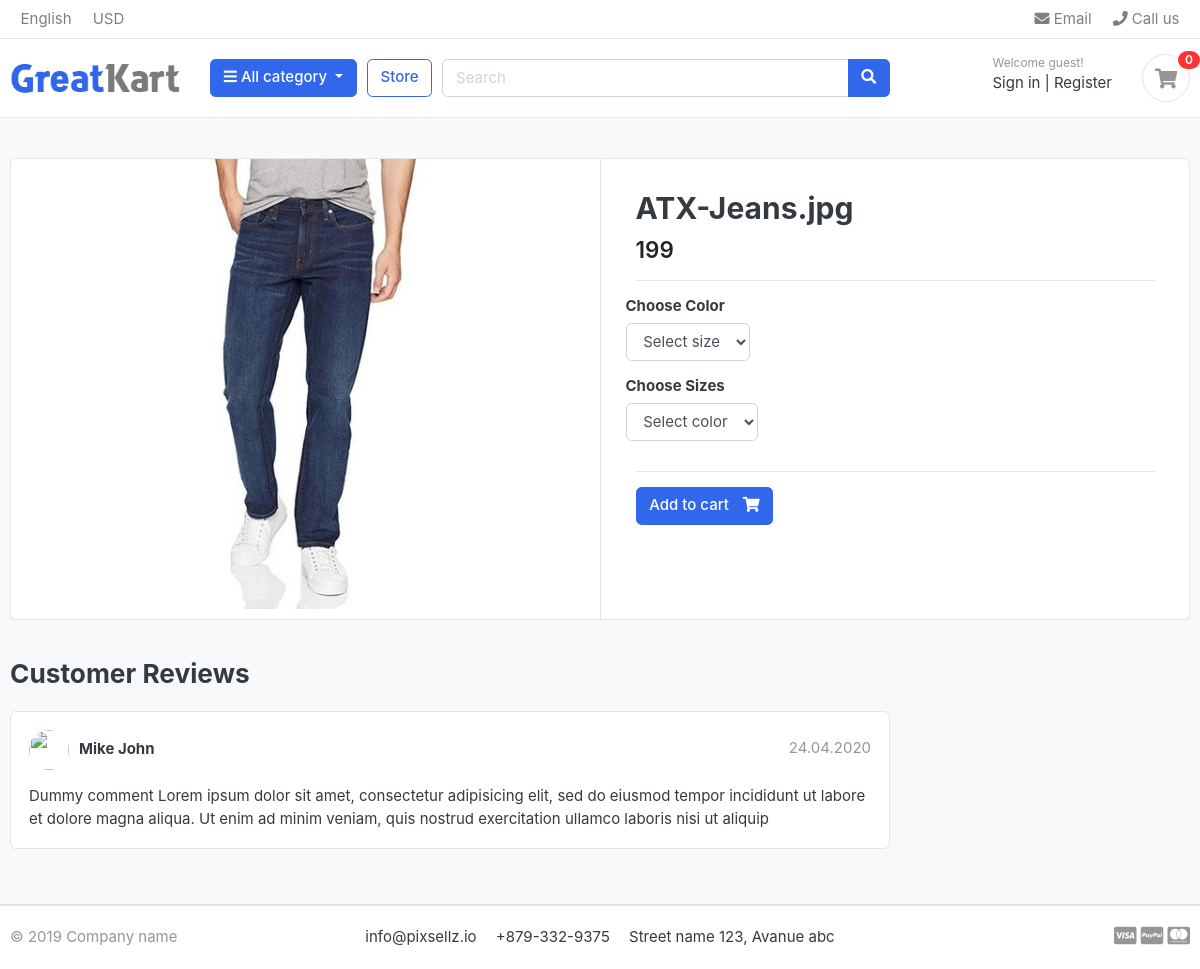
/store/jeans/atx-jeansjpg, run on the app's committed database.
### store/models.py (models this page shows, shortened)
class Product(models.Model):
    product_name = models.CharField(max_length=200, unique=True)
    slug = models.SlugField(max_length=200, unique=True)
    description = models.TextField(blank=True)
    image = models.ImageField(upload_to='photos/products')
    category = models.ForeignKey(Category, on_delete=models.CASCADE)
    stock = models.IntegerField()
    price = models.IntegerField()
    is_avaliable = models.BooleanField()
    created_at = models.DateTimeField(auto_now_add=True)
    updated_at = models.DateTimeField(auto_now=True)

### store/views.py (the view)
# urls.py: path('<slug:category_slug>/<slug:product_slug>', views.product_detail, name='product-detail'),
def product_detail(request, category_slug, product_slug):
    try:
      product = Product.objects.get(category__slug=category_slug, slug=product_slug)
      is_cart_product = CartItem.objects.filter(cart__cart_id = _cart_id(request), product=product).exists()
      print(is_cart_product)
    except Exception as e:
        raise e
    context = {
        'single_product': product,
        'in_cart': is_cart_product
    }
    return render (request, 'product-detail.html', context=context)

### carts/context_processor.py (called while the page is built)
def cart_counter(request):
    counter = 0
    try:
        cart =Cart.objects.filter(cart_id=_cart_id(request))
        cart_items = CartItem.objects.all().filter(cart=cart[:1])
        for _ in cart_items:
          counter += 1
    except Cart.DoesNotExist:
       counter = {}
    return dict(cart_count=counter)

### carts/views.py (called while the page is built)
def _cart_id(request):
    cart = request.session.session_key
    if not cart:
        print('new session key has been added')
        request.session.create()
    return cart

### category/context_processor.py (called while the page is built)
def all_category(request):
    all_category_links = Category.objects.all()
    return {'all_category_links': all_category_links}

### category/models.py (called while the page is built)
    def get_url(self):
        return reverse('category-link', args=[self.category_name])

### store/models.py (called while the page is built)
    def colors(self):
        return super().get_queryset().filter(variation_category='color')

    def sizes(self):
        return super().get_queryset().filter(variation_category='size')

### templates/product-detail.html (shortened to what this page needs)
{% extends 'base.html' %} {% block content %}
<section class="section-content padding-y bg">
  <div class="container">
    <div class="card">
      <div class="row no-gutters">
        <aside class="col-md-6">
          <article class="gallery-wrap">
            <div class="img-big-wrap">
              <a href="#"><img src="{{single_product.image.url }}" /></a>
            </div>
          </article>
        </aside>
        <main class="col-md-6 border-left">
          <form
            method="post"
            action="{% url 'add-product' single_product.id %}"
          >
            <article class="content-body">
              <h2 class="title">{{single_product.product_name}}</h2>
              <div class="mb-3">
                <var class="price h4">{{single_product.price}}</var>
              </div>
              <hr />
              <div class="row">
                <div class="item-option-select">
                  <h6>Choose Color</h6>
                  <select name="color" class="form-control">
                    <option value="" disabled selected>Select size</option>
                  </select>
                </div>
              </div>
              <div class="row">
                <div class="item-option-select">
                  <h6>Choose Sizes</h6>
                  <select name="size" class="form-control">
                    <option value="" disabled selected>Select color</option>
                  </select>
                </div>
              </div>
              <hr />
              {% if single_product.stock > 0 %} {% if in_cart %}
              <a
                href="{% url 'add-product' single_product.id %}"
                class="btn btn-primary"
              >
                <span class="text">Add to cart</span>
                <i class="fas fa-shopping-cart"></i>
              </a>
              <a href="{% url 'cart-page' %}" class="btn btn-success">
                <span class="text">View in Cart</span>
                <i class="fas fa-eye"></i>
              </a>
              {% else %}
              <button type="submit" class="btn btn-primary">
                <span class="text">Add to cart</span>
                <i class="fas fa-shopping-cart"></i>
              </button>
              {% endif %} {% else %}
              <h5>Product out of stock</h5>
              {% endif %}
            </article>
          </form>
        </main>
      </div>
    </div>
    <br />
    <div class="row">
      <div class="col-md-9">
        <header class="section-heading">
          <h3>Customer Reviews</h3>
        </header>
        <article class="box mb-3">
          <div class="icontext w-100">
            <img src="#" class="img-xs icon rounded-circle" />
            <div class="text">
              <span class="date text-muted float-md-right">24.04.2020 </span>
              <h6 class="mb-1">Mike John</h6>
            </div>
          </div>
          <div class="mt-3">
            <p>
              Dummy comment Lorem ipsum dolor sit amet, consectetur adipisicing
              elit, sed do eiusmod tempor incididunt ut labore et dolore magna
              aliqua. Ut enim ad minim veniam, quis nostrud exercitation ullamco
              laboris nisi ut aliquip
            </p>
          </div>
        </article>
      </div>
    </div>
  </div>
</section>
{% endblock content %}

### static/css/ui.css (style rules this page uses)
html { font-family: "Inter", sans-serif; font-size: 15px; }
.content-body { flex: 1 1 auto; padding: 2rem 2.3rem; }
.img-xs, .img-sm, .img-md, .img-lg { -o-object-fit: cover; object-fit: cover; flex-shrink: 0; flex-grow: 0; }
.img-xs { width: 40px; height: 40px; }
.padding-y { padding-top: 40px; padding-bottom: 40px; }
var { font-style: normal; }
article:after, .form-group:after { display: block; clear: both; content: ""; }
.bg { background-color: #f8f9fa; }
.section-heading { margin-bottom: 20px; margin-top: 15px; }
p:last-child { margin-bottom: 0; }
.btn .text + i { margin-left: 10px; }
.icontext { display: inline-flex; align-items: center; vertical-align: middle; }
.icontext .text { width: 100%; line-height: 1.2; }
.icontext .icon { position: relative; margin-right: 10px; flex-shrink: 0; flex-grow: 0; }
.price { font-weight: 600; color: #212529; }
.box { padding: 18px; background: #fff; border-radius: 0.37rem; border: 1px solid #e4e4e4; }
.box img { max-width: 100%; }
.gallery-wrap .img-big-wrap { margin-bottom: 10px; border-radius: 0.37rem; overflow: hidden; background-color: #fff; }
.gallery-wrap .img-big-wrap a { text-align: center; display: block; }
.gallery-wrap .img-big-wrap img { height: 450px; width: auto; display: inline-block; }
.item-option-select { margin-bottom: 1rem; display: inline-block; margin-right: 15px; }

### data on the page
Product: image (picture), product_name "ATX-Jeans.jpg", price "199"

### other printed values
{{ cart_count }} "0"
